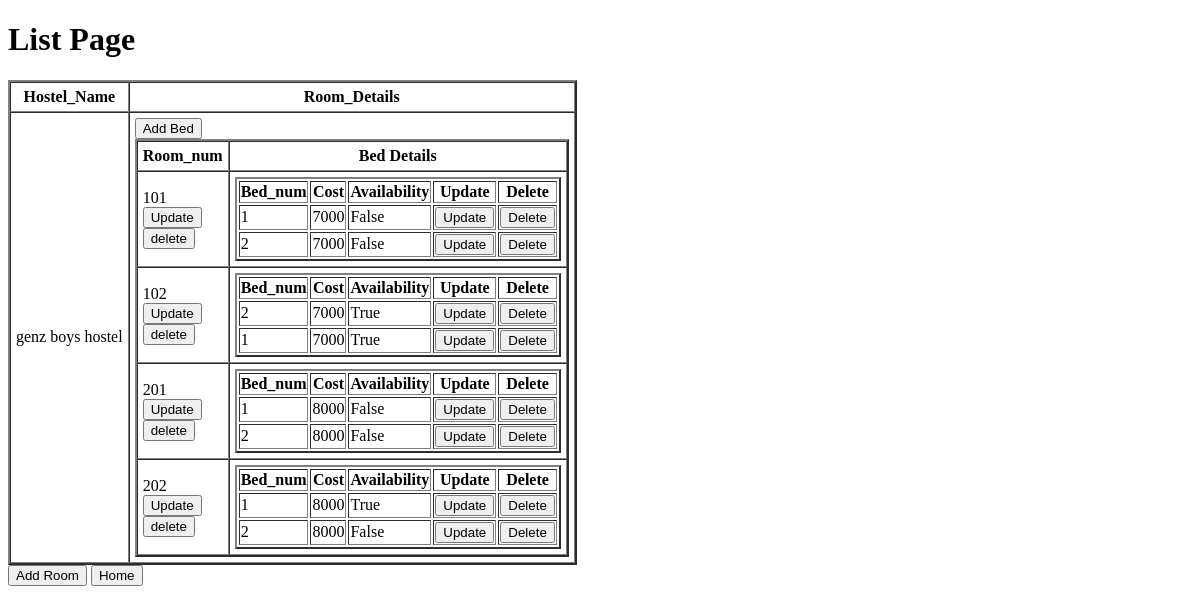
Before: /Owner/hostel_list/8/ with the older database file.
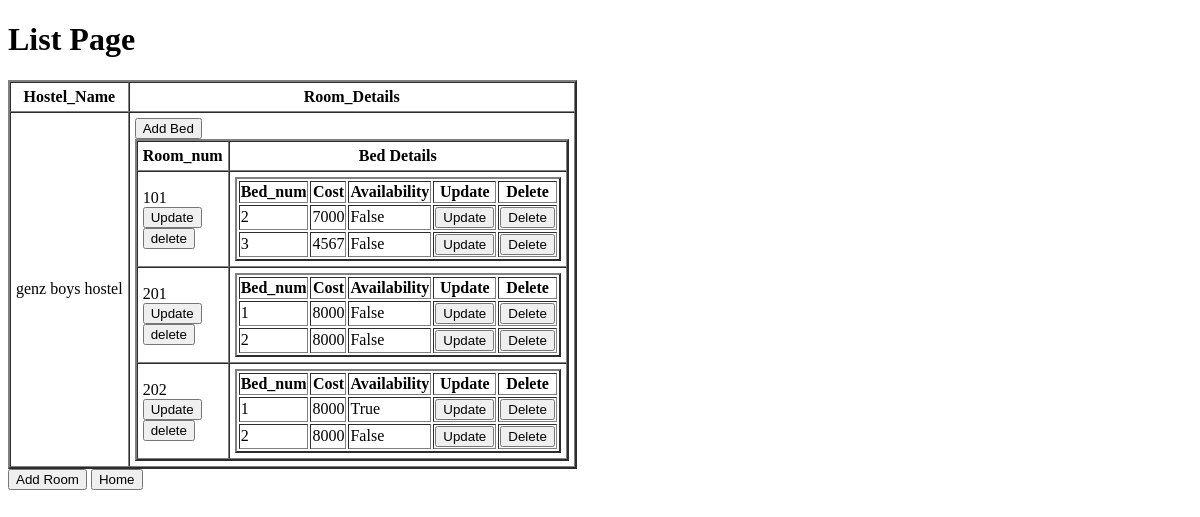
After: the same page with the newer database file.
### Owner/models.py (models this page shows, shortened)
class rooms_details_model(models.Model):
    hostel_id=models.ForeignKey(hostel_details_model,on_delete=models.CASCADE)
    room_id=models.AutoField(primary_key=True)
    room_no=models.PositiveIntegerField()
    num_of_beds=models.PositiveIntegerField()

class bed_details_model(models.Model):
    bed_id=models.AutoField(primary_key=True)
    room_no=models.ForeignKey(rooms_details_model,on_delete=models.CASCADE)
    bed_no=models.CharField(choices=[['1','1'],['2','2'],['3','3'],['4','4'],['5','5'],['6','6']],max_length=10)
    bed_cost=models.PositiveIntegerField()
    availability=models.BooleanField()

### Owner/views.py (the view)
def room_list_view(request,pk):
    hostel_details=hostel_details_model.objects.get(hostel_id=pk)
    room_details=rooms_details_model.objects.filter(hostel_id_id=pk)
    bed_details=bed_details_model.objects.all()
    return render(request=request,template_name='room_list.html',context={'hostel_details':hostel_details,'room_details':room_details,'bed_details':bed_details})

### Owner/Templates/room_list.html (shortened to what this page needs)
<!DOCTYPE html>
<html lang="en">
<head>
</head>
<body>
    <h1>List Page</h1>
    {% if room_details %}
    <table border="2" cellpadding="5" cellspacing="0">
        <tr>
            <th>Hostel_Name</th>
            <th>Room_Details</th>
        </tr>
            <tr>
                <td>{{hostel_details.hostel_name}}</td>
                <td>
                    <table border="2" cellpadding="5" cellspacing="0">
                        <tr>
                            <th>Room_num</th>
                            <th>Bed Details </th>
                        </tr>
                        {% for j in room_details %}
                        <tr>
                            <td>{{j.room_no}} <br>
                                <a href="{% url 'owner:room_update' pk=j.room_id %}"><button>Update</button></a><br>
                                <a href="{% url 'owner:room_delete' pk=j.room_id %}"><button>delete</button></a><br>
                            </td>
                            <td>
                            <table border="2">
                                <tr>
                                        <th>Bed_num</th>
                                        <th>Cost</th>
                                        <th>Availability</th>
                                        <th>Update</th>
                                        <th>Delete</th>
                                </tr>
                                {% for k in bed_details %}
                                {% if j == k.room_no %}
                                <tr>
                                    <td>{{k.bed_no}}</td>
                                    <td>{{k.bed_cost}}</td>
                                    <td>{{k.availability}}</td>
                                    <td><a href="{% url 'owner:bed_update' pk=k.bed_id%}"><button>Update</button></a></td>
                                    <td><a href="{% url 'owner:bed_delete' pk=k.bed_id%}"><button>Delete</button></a></td>
                                </tr>
                                {% endif %}
                                {% endfor %}
                            </table>
                            </td>
                        </tr>
                        {% endfor %}
                        <a href="{% url 'owner:bed_details' pk=hostel_details.hostel_id %}"><button>Add Bed</button></a>
                   </table>
                </td>
            </tr>
    </table>
            {% else %}
            <h3>Room details is not avaliable</h3>
             {% endif %}
             <a href="{% url 'owner:room_details'%}"><button>Add Room</button></a>
                   <a href="{% url 'owner:myhostels'%}"><button>Home</button></a>
</body>
</html>

Changed rows visible on the page:
removed bed_details_model: bed_no "1", bed_cost "7000", availability "False", shown under rooms_details_model (number 1 of 3 on the later page)
removed rooms_details_model: room_no "102"
removed bed_details_model: bed_no "2", bed_cost "7000", availability "True", shown under "102"
removed bed_details_model: bed_no "1", bed_cost "7000", availability "True", shown under "102"
added bed_details_model: bed_no "3", bed_cost "4567", availability "False", shown under rooms_details_model (number 1 of 3 on the later page)
